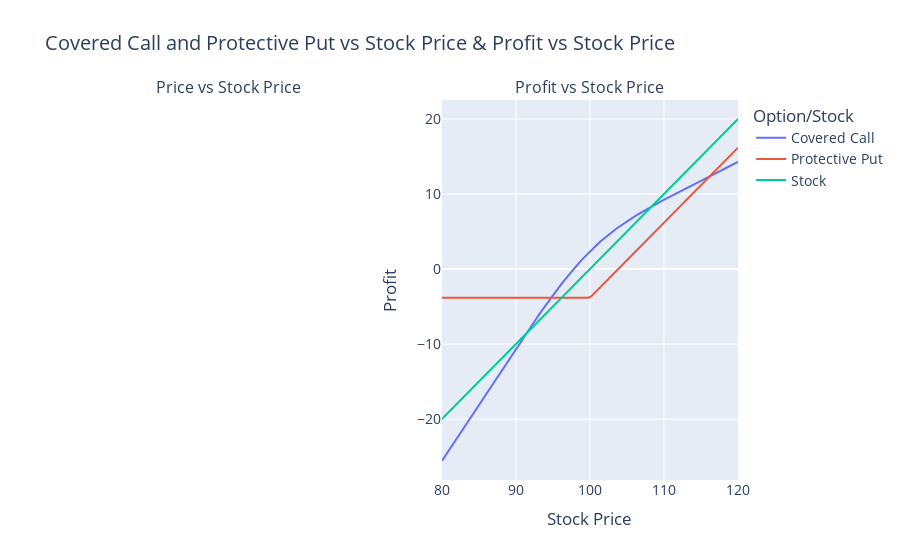

Notebook code for this chart:
### Code cell
"""Plot Covered Call and Protective Put vs Stock Price & Profit vs Stock Price"""

import numpy as np
import pandas as pd
import plotly.graph_objects as go
from plotly.subplots import make_subplots

from option_backtest.gen_data import black_scholes, black_scholes_vectorized

# Set the parameters
K = 100  # Strike price
T0 = 30 / 252  # Entry date
T1 = 7 / 252  # Exit date
T1s = np.repeat(T1, 100)  # Time to maturity (in years)
r = 0.05  # Risk-free interest rate
sigma = 0.3  # Volatility of the underlying asset

# Generate a range of stock prices
stock_price_atm = 100
stock_prices = np.linspace(80, 120, 100)

# Calculate option prices for each stock price
call_prices_exit, _ = black_scholes_vectorized(
    stock_prices, K, T1s, r, sigma, option_type="call"
)
put_prices_exit, _ = black_scholes_vectorized(
    stock_prices, K, T1s, r, sigma, option_type="put"
)
call_price_entry = black_scholes(stock_price_atm, K, T0, r, sigma, option_type="call")
put_price_entry = black_scholes(stock_price_atm, K, T0, r, sigma, option_type="put")

# Calculate profit for each scenario
covered_call_profit = (call_price_entry - call_prices_exit) + (
    stock_prices - stock_price_atm
) * 1.5
protective_put_profit = np.maximum(stock_prices - K, 0) - put_price_entry
stock_profit = stock_prices - stock_price_atm

# Create a DataFrame for plotting
data = pd.DataFrame(
    {
        "Stock Price": stock_prices,
        "Covered Call Profit": covered_call_profit,
        "Protective Put Profit": protective_put_profit,
        "Stock Profit": stock_profit,
    }
)

# Create subplots using Plotly
fig = make_subplots(
    rows=1, cols=2, subplot_titles=("Price vs Stock Price", "Profit vs Stock Price")
)

# Add traces for Price vs Stock Price subplot
# fig.add_trace(
#     go.Scatter(
#         x=data["Stock Price"],
#         y=data["Covered Call Profit"] + data["Stock Price"],
#         mode="lines",
#         name="Covered Call",
#     ),
#     row=1,
#     col=1,
# )
# fig.add_trace(
#     go.Scatter(
#         x=data["Stock Price"],
#         y=data["Protective Put Profit"] + data["Stock Price"],
#         mode="lines",
#         name="Protective Put",
#     ),
#     row=1,
#     col=1,
# )
# fig.add_trace(
#     go.Scatter(
#         x=data["Stock Price"], y=data["Stock Price"], mode="lines", name="Stock Price"
#     ),
#     row=1,
#     col=1,
# )

# Add traces for Profit vs Stock Price subplot
fig.add_trace(
    go.Scatter(
        x=data["Stock Price"],
        y=data["Covered Call Profit"],
        mode="lines",
        name="Covered Call",
    ),
    row=1,
    col=2,
)
fig.add_trace(
    go.Scatter(
        x=data["Stock Price"],
        y=data["Protective Put Profit"],
        mode="lines",
        name="Protective Put",
    ),
    row=1,
    col=2,
)
fig.add_trace(
    go.Scatter(
        x=data["Stock Price"], y=data["Stock Profit"], mode="lines", name="Stock"
    ),
    row=1,
    col=2,
)

# Update layout
fig.update_layout(
    title="Covered Call and Protective Put vs Stock Price & Profit vs Stock Price",
    xaxis_title="Stock Price",
    yaxis_title="Price",
    xaxis2_title="Stock Price",
    yaxis2_title="Profit",
    legend_title="Option/Stock",
    font=dict(size=14),
    hovermode="x",
)

# Display the plot
fig.show()

### Figure 1 — Plotly figure (JSON) as saved in the notebook; plotly's stock layout.template omitted (floating-point values rounded to 4 significant figures)
{"data": [{"mode": "lines", "name": "Covered Call", "type": "scatter", "x": [80, 80.4, 80.81, 81.21, 81.62, 82.02, 82.42, 82.83, 83.23, 83.64, 84.04, 84.44, 84.85, 85.25, 85.66, 86.06, 86.46, 86.87, 87.27, 87.68, 88.08, 88.48, 88.89, 89.29, 89.7, 90.1, 90.51, 90.91, 91.31, 91.72, 92.12, 92.53, 92.93, 93.33, 93.74, 94.14, 94.55, 94.95, 95.35, 95.76, 96.16, 96.57, 96.97, 97.37, 97.78, 98.18, 98.59, 98.99, 99.39, 99.8, 100.2, 100.6, 101.0, 101.4, 101.8, 102.2, 102.6, 103.0, 103.4, 103.8, 104.2, 104.6, 105.1, 105.5, 105.9, 106.3, 106.7, 107.1, 107.5, 107.9, 108.3, 108.7, 109.1, 109.5, 109.9, 110.3, 110.7, 111.1, 111.5, 111.9, 112.3, 112.7, 113.1, 113.5, 113.9, 114.3, 114.7, 115.2, 115.6, 116.0, 116.4, 116.8, 117.2, 117.6, 118.0, 118.4, 118.8, 119.2, 119.6, 120], "xaxis": "x2", "y": [-25.58, -24.98, -24.37, -23.76, -23.16, -22.55, -21.94, -21.34, -20.73, -20.13, -19.52, -18.91, -18.31, -17.7, -17.1, -16.49, -15.89, -15.28, -14.68, -14.07, -13.47, -12.87, -12.26, -11.66, -11.06, -10.46, -9.868, -9.273, -8.681, -8.093, -7.507, -6.926, -6.349, -5.778, -5.212, -4.652, -4.1, -3.556, -3.02, -2.493, -1.976, -1.469, -0.9731, -0.4888, -0.01633, 0.4438, 0.8913, 1.326, 1.748, 2.156, 2.552, 2.934, 3.304, 3.662, 4.007, 4.34, 4.663, 4.974, 5.275, 5.567, 5.849, 6.123, 6.389, 6.648, 6.901, 7.147, 7.388, 7.623, 7.855, 8.082, 8.306, 8.527, 8.745, 8.96, 9.174, 9.386, 9.596, 9.805, 10.01, 10.22, 10.43, 10.63, 10.83, 11.04, 11.24, 11.45, 11.65, 11.85, 12.06, 12.26, 12.46, 12.66, 12.86, 13.07, 13.27, 13.47, 13.67, 13.88, 14.08, 14.28], "yaxis": "y2"}, {"mode": "lines", "name": "Protective Put", "type": "scatter", "x": [80, 80.4, 80.81, 81.21, 81.62, 82.02, 82.42, 82.83, 83.23, 83.64, 84.04, 84.44, 84.85, 85.25, 85.66, 86.06, 86.46, 86.87, 87.27, 87.68, 88.08, 88.48, 88.89, 89.29, 89.7, 90.1, 90.51, 90.91, 91.31, 91.72, 92.12, 92.53, 92.93, 93.33, 93.74, 94.14, 94.55, 94.95, 95.35, 95.76, 96.16, 96.57, 96.97, 97.37, 97.78, 98.18, 98.59, 98.99, 99.39, 99.8, 100.2, 100.6, 101.0, 101.4, 101.8, 102.2, 102.6, 103.0, 103.4, 103.8, 104.2, 104.6, 105.1, 105.5, 105.9, 106.3, 106.7, 107.1, 107.5, 107.9, 108.3, 108.7, 109.1, 109.5, 109.9, 110.3, 110.7, 111.1, 111.5, 111.9, 112.3, 112.7, 113.1, 113.5, 113.9, 114.3, 114.7, 115.2, 115.6, 116.0, 116.4, 116.8, 117.2, 117.6, 118.0, 118.4, 118.8, 119.2, 119.6, 120], "xaxis": "x2", "y": [-3.825, -3.825, -3.825, -3.825, -3.825, -3.825, -3.825, -3.825, -3.825, -3.825, -3.825, -3.825, -3.825, -3.825, -3.825, -3.825, -3.825, -3.825, -3.825, -3.825, -3.825, -3.825, -3.825, -3.825, -3.825, -3.825, -3.825, -3.825, -3.825, -3.825, -3.825, -3.825, -3.825, -3.825, -3.825, -3.825, -3.825, -3.825, -3.825, -3.825, -3.825, -3.825, -3.825, -3.825, -3.825, -3.825, -3.825, -3.825, -3.825, -3.825, -3.623, -3.219, -2.815, -2.411, -2.007, -1.603, -1.199, -0.7951, -0.3911, 0.01297, 0.417, 0.821, 1.225, 1.629, 2.033, 2.437, 2.841, 3.245, 3.649, 4.053, 4.457, 4.861, 5.265, 5.67, 6.074, 6.478, 6.882, 7.286, 7.69, 8.094, 8.498, 8.902, 9.306, 9.71, 10.11, 10.52, 10.92, 11.33, 11.73, 12.13, 12.54, 12.94, 13.35, 13.75, 14.15, 14.56, 14.96, 15.37, 15.77, 16.17], "yaxis": "y2"}, {"mode": "lines", "name": "Stock", "type": "scatter", "x": [80, 80.4, 80.81, 81.21, 81.62, 82.02, 82.42, 82.83, 83.23, 83.64, 84.04, 84.44, 84.85, 85.25, 85.66, 86.06, 86.46, 86.87, 87.27, 87.68, 88.08, 88.48, 88.89, 89.29, 89.7, 90.1, 90.51, 90.91, 91.31, 91.72, 92.12, 92.53, 92.93, 93.33, 93.74, 94.14, 94.55, 94.95, 95.35, 95.76, 96.16, 96.57, 96.97, 97.37, 97.78, 98.18, 98.59, 98.99, 99.39, 99.8, 100.2, 100.6, 101.0, 101.4, 101.8, 102.2, 102.6, 103.0, 103.4, 103.8, 104.2, 104.6, 105.1, 105.5, 105.9, 106.3, 106.7, 107.1, 107.5, 107.9, 108.3, 108.7, 109.1, 109.5, 109.9, 110.3, 110.7, 111.1, 111.5, 111.9, 112.3, 112.7, 113.1, 113.5, 113.9, 114.3, 114.7, 115.2, 115.6, 116.0, 116.4, 116.8, 117.2, 117.6, 118.0, 118.4, 118.8, 119.2, 119.6, 120], "xaxis": "x2", "y": [-20, -19.6, -19.19, -18.79, -18.38, -17.98, -17.58, -17.17, -16.77, -16.36, -15.96, -15.56, -15.15, -14.75, -14.34, -13.94, -13.54, -13.13, -12.73, -12.32, -11.92, -11.52, -11.11, -10.71, -10.3, -9.899, -9.495, -9.091, -8.687, -8.283, -7.879, -7.475, -7.071, -6.667, -6.263, -5.859, -5.455, -5.051, -4.646, -4.242, -3.838, -3.434, -3.03, -2.626, -2.222, -1.818, -1.414, -1.01, -0.6061, -0.202, 0.202, 0.6061, 1.01, 1.414, 1.818, 2.222, 2.626, 3.03, 3.434, 3.838, 4.242, 4.646, 5.051, 5.455, 5.859, 6.263, 6.667, 7.071, 7.475, 7.879, 8.283, 8.687, 9.091, 9.495, 9.899, 10.3, 10.71, 11.11, 11.52, 11.92, 12.32, 12.73, 13.13, 13.54, 13.94, 14.34, 14.75, 15.15, 15.56, 15.96, 16.36, 16.77, 17.17, 17.58, 17.98, 18.38, 18.79, 19.19, 19.6, 20], "yaxis": "y2"}], "layout": {"annotations": [{"font": {"size": 16}, "showarrow": false, "text": "Price vs Stock Price", "x": 0.225, "xanchor": "center", "xref": "paper", "y": 1, "yanchor": "bottom", "yref": "paper"}, {"font": {"size": 16}, "showarrow": false, "text": "Profit vs Stock Price", "x": 0.775, "xanchor": "center", "xref": "paper", "y": 1, "yanchor": "bottom", "yref": "paper"}], "font": {"size": 14}, "hovermode": "x", "legend": {"title": {"text": "Option/Stock"}}, "title": {"text": "Covered Call and Protective Put vs Stock Price & Profit vs Stock Price"}, "xaxis": {"anchor": "y", "domain": [0, 0.45], "title": {"text": "Stock Price"}}, "xaxis2": {"anchor": "y2", "domain": [0.55, 1], "title": {"text": "Stock Price"}}, "yaxis": {"anchor": "x", "domain": [0, 1], "title": {"text": "Price"}}, "yaxis2": {"anchor": "x2", "domain": [0, 1], "title": {"text": "Profit"}}}}
